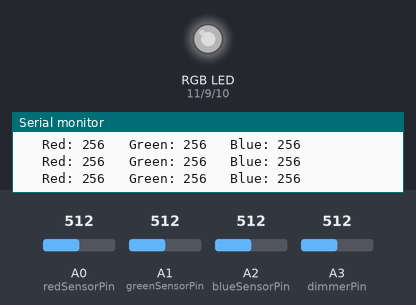
Bench run of a sketch on a simulated Arduino Uno, built with avr-gcc and run on an emulated ATmega328P. On the bench: an RGB LED mixed from three pins (HIGH = lit), the last lines printed to the serial monitor. The test bench sets the inputs (shaded band); at power-on: A0 (redSensorPin) = 512, A1 (greenSensorPin) = 512, A2 (blueSensorPin) = 512, A3 (dimmerPin) = 512. Dim RGB values are drawn brighter than linear.

Above: at 1.2 s.
1.3 s: A0 (redSensorPin) set to 716
At 2.5 s:
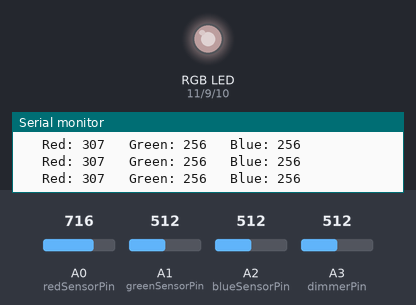
2.8 s: A1 (greenSensorPin) set to 716
At 3.4 s:
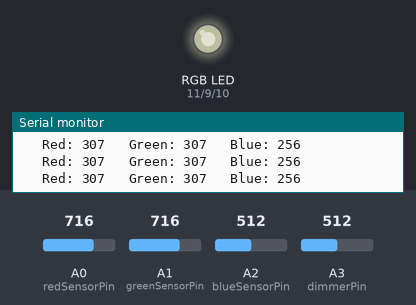
4.3 s: A2 (blueSensorPin) set to 716
At 5.5 s:
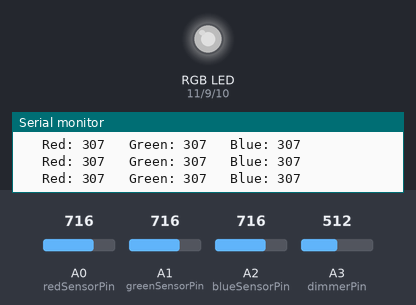
5.8 s: A0 (redSensorPin) set to 306
At 6.3 s:
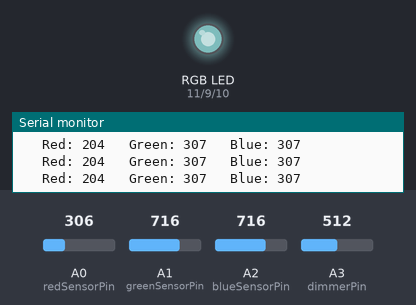
7.3 s: A1 (greenSensorPin) set to 306
At 8.4 s:
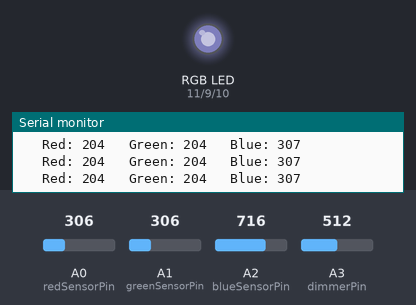
8.8 s: A0 (redSensorPin) set to 992
At 9.4 s:
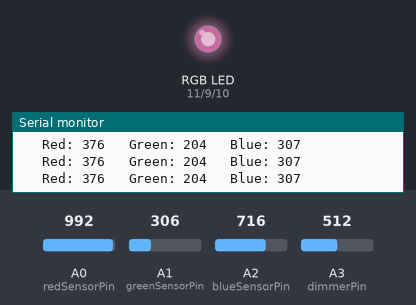
Timing chart, 0 to 11.3 s (numbered marks = the images above; inputs shaded):
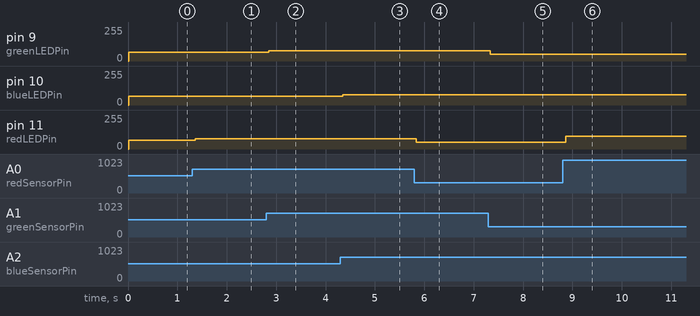

Measured:
- after the input at 1.3 s, pin 11 (redLEDPin): 64/255 → 76/255 after 0.06 s
- after the input at 2.8 s, pin 9 (greenLEDPin): 64/255 → 76/255 after 0.06 s
- after the input at 4.3 s, pin 10 (blueLEDPin): 64/255 → 76/255 after 0.05 s
- after the input at 5.8 s, pin 11 (redLEDPin): 76/255 → 51/255 at once
- after the input at 7.3 s, pin 9 (greenLEDPin): 76/255 → 51/255 at once
- after the input at 8.8 s, pin 11 (redLEDPin): 51/255 → 94/255 after 0.06 s

The sketch:

Colormixer.ino
```cpp
const int greenLEDPin = 9;
const int redLEDPin = 11;
const int blueLEDPin = 10;
const int redSensorPin = A0;
const int greenSensorPin = A1;
const int blueSensorPin = A2;
int dimmerPin = A3;

int dimmerVal = 0;
int redValue = 0;
int greenValue = 0;
int blueValue = 0;
int redSensorValue = 0;
int greenSensorValue = 0;
int blueSensorValue = 0;

void setup() {
  // put your setup code here, to run once:
  Serial.begin(9600);

  pinMode(dimmerPin,INPUT);
  pinMode(greenLEDPin,OUTPUT);
  pinMode(redLEDPin,OUTPUT);
  pinMode(blueLEDPin,OUTPUT);


}

void loop() {

  dimmerVal=analogRead(dimmerPin);
  // put your main code here, to run repeatedly:

 redSensorValue = analogRead(redSensorPin);
   delay(5);
 greenSensorValue = analogRead(greenSensorPin);
  delay(5);
 blueSensorValue = analogRead(blueSensorPin);

  /*
  Serial.print("\t Dimmer:");
  Serial.println(dimmerVal);
*/

  redValue =  (redSensorValue/4)+(dimmerVal/4);
  greenValue =  (greenSensorValue/4)+(dimmerVal/4);
  blueValue = (blueSensorValue/4)+(dimmerVal/4);


  Serial.print("\t Red: ");
  Serial.print(redValue);
  Serial.print("\t Green: ");
  Serial.print(greenValue);
  Serial.print("\t Blue: ");
  Serial.println(blueValue);


  analogWrite(redLEDPin, redValue/4);
  analogWrite(greenLEDPin, greenValue/4);
  analogWrite(blueLEDPin, blueValue/4);


}
```
